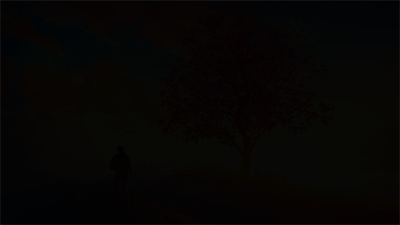
#> input picture estacio_exercicios/enigma2.png, 400 x 225 px
$ python clarear_imagem.py
#> lines starting #> are read from the running program, lines starting #| are printed output that depends on the picture
from PIL import Image

img = Image.open('enigma2.png').convert('RGB')

largura, altura = img.size
#> largura = 400; altura = 225

for x in range(largura):
    for y in range(altura):
        r, g, b = img.getpixel((x, y))
        # Multiplicando componentes por 10, limitando a 255
        r = min(r * 10, 255)
        g = min(g * 10, 255)
        b = min(b * 10, 255)
        img.putpixel((x, y), (r, g, b))
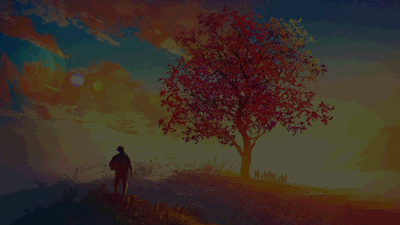
#> img: PIL image 400x225 RGB; mean R, G, B 61.8, 48.7, 39.3

img.save('imagem_clara.png')
img.show()

$ run again, with estacio_exercicios/enigma1.png copied over estacio_exercicios/enigma2.png
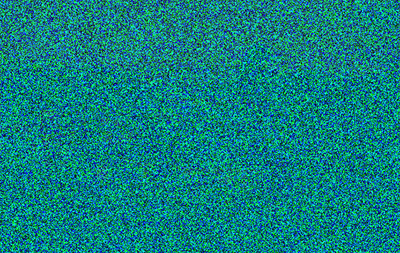
#> input picture estacio_exercicios/enigma1.png, 400 x 253 px
#> img is the input picture: PIL image 400x253 RGB; mean R, G, B 14.2, 127.9, 127.4
#> after the loop `for x in range(largura):`:
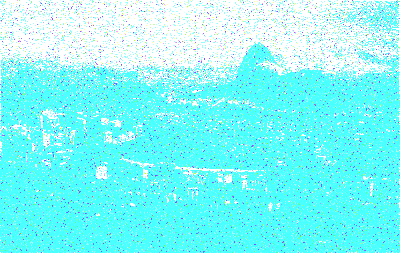
#> img: PIL image 400x253 RGB; mean R, G, B 132.7, 250.7, 251
